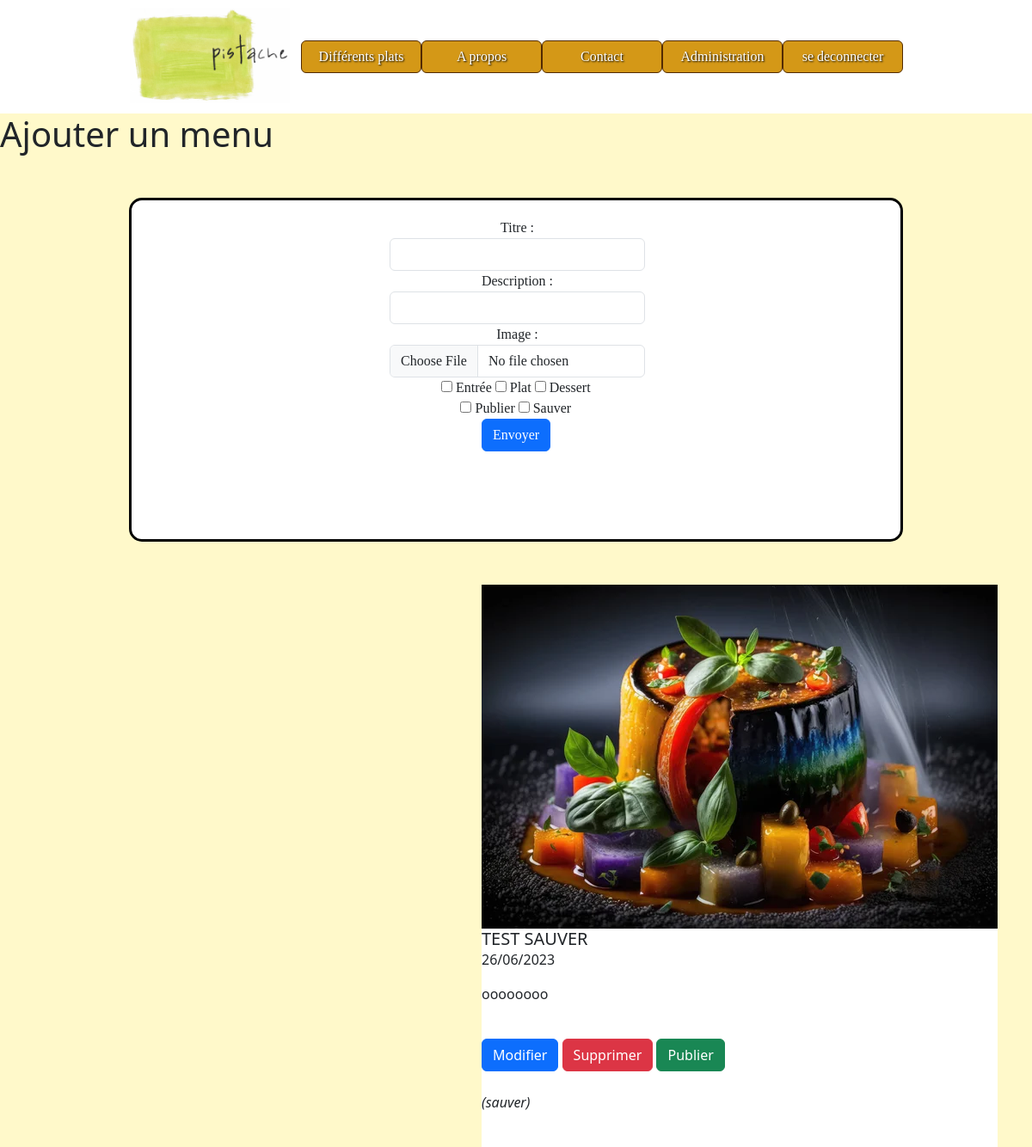
Page /administration.php (signed in) on the committed database.
### tables this page shows
CREATE TABLE IF NOT EXISTS `menu` (
  `id` int NOT NULL AUTO_INCREMENT,
  `titre` varchar(255) DEFAULT NULL,
  `description` varchar(255) DEFAULT NULL,
  `bin` varchar(255) DEFAULT NULL,
  `date_crea` varchar(255) DEFAULT NULL,
  `id_categorie` int DEFAULT NULL,
  `statut` varchar(255) NOT NULL,
  PRIMARY KEY (`id`),
  KEY `id_categorie` (`id_categorie`)
);

### administration.php (the view, shortened to what this page needs)
<?php
$servername="localhost";
$username="root";
$password="";
$dbname="pistache";
try{
    $conn= new PDO("mysql:host=$servername;dbname=$dbname", $username, $password);
    $conn->setAttribute(PDO::ATTR_ERRMODE, PDO::ERRMODE_EXCEPTION);
}
catch(PDOException $e){
    echo "la connexion a échoué" . $e->getMessage();
}
?>
<!DOCTYPE html>
<html lang="en">
<head>
    <link rel="stylesheet" href="css/bootstrap.min.css"/>
    <link rel="stylesheet" href="css/css.css"/>
    <link rel="stylesheet" href="css/menu.css"/>
</head>
<body>
    <div class="navbar">
        <img class="logo" src="img/logo.PNG" onclick="window.location.href = 'index.php';" alt="logo du site"/>
        <a href="index.php#differentplat" class="btn btn-primary" style="background-color:#D49817;border-color:#522A00;width: 140px">Différents plats</a>
        <a href="index.php#apropos" class="btn btn-primary" style="background-color:#D49817;border-color:#522A00;width: 140px">A propos</a>
        <a href="index.php#contactancre" class="btn btn-primary" style="background-color:#D49817;border-color:#522A00;width: 140px">Contact</a>
        <?php
        if(isset($_SESSION['mdp'])){
        ?>
        <a onclick="window.location.href = 'administration.php';" class="btn btn-primary" style="background-color:#D49817;border-color:#522A00;width: 140px">Administration</a>
            <a onclick="window.location.href = 'deconnexion.php';" class="btn btn-primary" style="background-color:#D49817;border-color:#522A00;width: 140px">se deconnecter</a>
        <?php
        }else{
            header("location:connexion.php");
        ?>
        <a onclick="window.location.href = 'connexion.php';">Connexion</a>
        <?php } ?>
    </div>
    <h1>Ajouter un menu</h1>
<form action="" method="post" class="form formu" enctype="multipart/form-data">
                <div class="col-sm-6">
                    <div class="form-group">
                        <label for="Titre">Titre :</label>
                        <input id="Titre" type="text" required class="form-control" name="titre">
                        </div>
                        </div>
                    <div class="col-sm-6">
                    <div class="form-group">
                        <label for="description">Description :</label>
                        <input id="descr" type="text" required class="form-control" name="description">
                        </div>
                        </div>
                        <div class="col-sm-6">
                    <div class="form-group">
                        <label for="image">Image :</label>
                        <input type="file" name="file" class="form-control"/>
                        </div>
                        </div>
                        <div class="box">
                        <input type="checkbox" name="entree" value="Entrée">
                        <label>Entrée</label>
                        <input type="checkbox" name="plat" value="Plat">
                        <label>Plat</label>
                        <input type="checkbox" name="dessert" value="Dessert">
                        <label>Dessert</label>
                        <br>
                        <input type="checkbox" name="publier" value="publier">
                        <label>Publier</label>
                        <input type="checkbox" name="sauver" value="sauver">
                        <label>Sauver</label>
                        </div>
                        <br><br>
                    <div class="form-group">
                        <button class="btn btn-primary btnad" name="envoyer" style="margin-left:-300px">Envoyer</button>
                            </div>
</form>
<?php
        $req = "SELECT * FROM menu ORDER BY id DESC";
        $RequetStatement = $conn->query($req);
        if($RequetStatement){
            ?>
            <div id="boxes">
                <?php
                while($Tab=$RequetStatement->fetch()){
                    if($Tab['statut']=="sauver"){
                    ?>
                        <div id="column">
                            <img class="card-img-top" src="web/<?php echo $Tab['bin']?>" alt="image du plat" style="width:600px">
                            <div class="card-body">
                            <h5 class="card-title"><?php echo $Tab['titre']?></h5><p><?php echo $Tab['date_crea']?></p>
                            <p class="card-text"><?php echo $Tab['description']?></p>
                            <br><a href="update.php?IdUpdate=<?php echo $Tab["id"]?>" class="btn btn-primary">Modifier</a> <a href="delete.php?IdDelete=<?php echo $Tab["id"]?>" class="btn btn-danger">Supprimer</a>
                            <a class="card-text btn btn-success" style="position:absolut;float:top" name="pub" href="publier.php?IdPublier=<?php echo $Tab["id"]?>">Publier</a>
                            </div>
                            <br><p><i>(<?php echo $Tab['statut']?>)</i></p>
                            <br>
                    <?php
                }
            }
                ?>
                </div>
            <?php
        }
?>
</body>
</html>

### css/css.css (style rules this page uses)
.navbar { display: flex; background-color: #ffffff; padding-left: 150px; padding-right: 150px; font-family: 'Playfair Display', serif; text-shadow: 1px 1px 2px black; }
.logo { width: 200px; height: auto; }
body { background-color: #FFF9CA; }

### css/menu.css (style rules this page uses)
.formu { border:1px solid black; width:800px; padding:20px 0px 20px 300px; margin:50px auto 50px auto; background-color: #ffffff; border-radius: 15px; border: 3px solid black; text-align: center; position: relative; height: 400px; width: 900px; font-family: 'Playfair Display', serif; }
.box { float: left; margin-left: 60px; }
#boxes { padding-left:560px; position:absolute; }
#column { background-color:white; width:600px; }

### rows in the picture
menu: bin (picture), titre "TEST SAUVER", date_crea "26/06/2023", description "oooooooo", statut "sauver"
